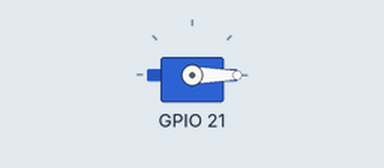
Bench run of a program on a simulated Raspberry Pi (BCM pin numbers). Shown: servo. Servo angles are drawn from the pulse width (0.5 ms = 0°, 2.5 ms = 180°); what the program prints to the terminal is not drawn. At 6.8 s the program stops and its outputs stay as they are.

Above: at 0.1 s.
At 3.1 s:
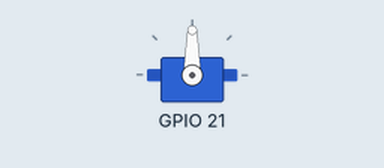
Timing chart, 0 to 4.6 s (numbered marks = the images above):
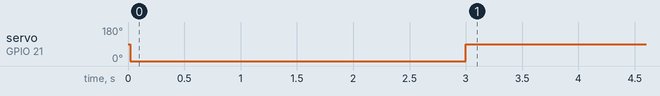

The program:

trashbox.py
```python
import RPi.GPIO as GPIO
import time
import signal
import atexit

atexit.register(GPIO.cleanup)

Frequency = 50  #脉冲频率
init_dutycycle = 7.5
min_dutycycle = 2.5     #角度为0占空比
max_dutycycle = 12.5        #角度为180度占空比

def rotation(servopins):
    print(servopins)
    GPIO.setmode(GPIO.BCM)
    pwms=[]
    for i,servopin in enumerate(servopins):
        GPIO.setup(servopin, GPIO.OUT)
        pwms.append(GPIO.PWM(servopin, Frequency))
        pwms[i].start(init_dutycycle)       #舵机回到初始位置
        print(pwms[i])
    print("open")
    for pwm in pwms:
        pwm.ChangeDutyCycle(2.5)
    print("close")
    time.sleep(3)
    for pwm in pwms:
        pwm.ChangeDutyCycle(7.5)
    time.sleep(0.8)
    time.sleep(2)
    pwm.stop()
    time.sleep(1)
    GPIO.cleanup()


def open(trashtype):
    print("open trashbox")
    #typetonum={"battery":0,"plastic bottle":21,"paper":2,"baozhuangdai":3}
    typetonum={"harmtrash":[12],"cycletrash":[21],"wettrash":[16],"drytrash":[20],"drywettrash":[16,20]}
    rotation(typetonum[trashtype])
    print("done")
'''if __name__ == '__main__':
    servopin = 21
    rotation(21)'''
if __name__ == '__main__':
    open("cycletrash")
```

Measured:
- by itself, servo on GPIO 21: 90° → 0° at 0.02 s, → 90° 3.0 s later
